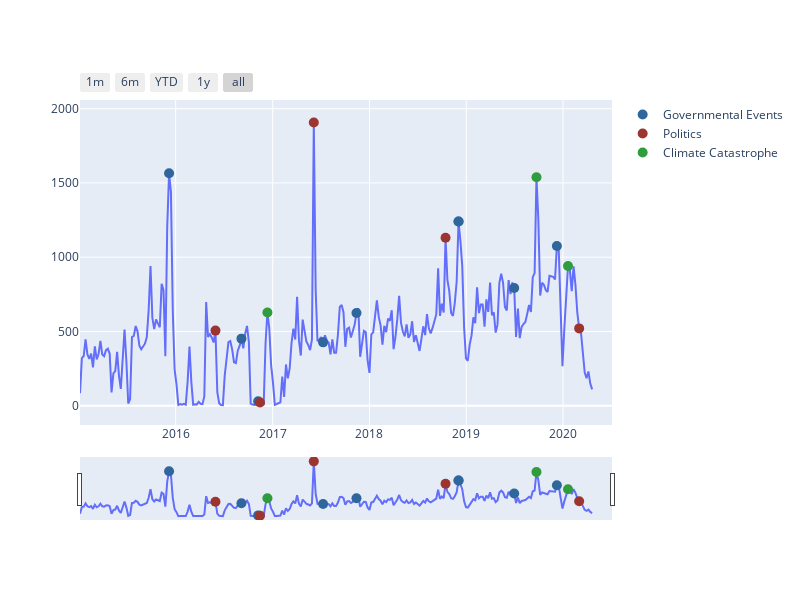

Notebook code for this chart:
### Code cell
import plotly.express as px
import plotly.graph_objects as go

fig = go.Figure()

c_cop = "#2f669c"
c_pol = "#9c342f"
c_cli = "#2f9c3d"

colors=[c_cop, c_pol, c_cli]
topics=["Governmental Events", "Politics", "Climate Catastrophe"]

fig.add_trace(go.Scatter(x=df_time.index, y=df_time.val, name="", showlegend=False))
for i in range (0,3):
    ev_s = ev.loc[ev.Type == i+1]
    fig.add_trace(go.Scatter(x=ev_s['date_ann'], y=df_time.loc[ev_s.date_ann].val, 
                             mode="markers",
                             marker=dict(
                                 size=10, color=colors[i]),
                             name=topics[i], showlegend=True,
                            hoverinfo="text",
                            text=ev_s['Name']))

fig.update_xaxes(rangeslider_visible=True)

"""
for r in ev.iterrows():
    add_annotation(fig, df_time, r[1]['date_ann'], r[1]["Name"], colors[r[1]["Type"]-1])
"""
fig.update_xaxes(
    rangeslider_visible=True,
    rangeselector=dict(
        buttons=list([
            dict(count=1, label="1m", step="month", stepmode="backward"),
            dict(count=6, label="6m", step="month", stepmode="backward"),
            dict(count=1, label="YTD", step="year", stepmode="todate"),
            dict(count=1, label="1y", step="year", stepmode="backward"),
            dict(step="all")
        ])
    )
)
fig.update_layout(width=800, height=600)
fig.show()

### Figure 1 — Plotly figure (JSON) as saved in the notebook; plotly's stock layout.template omitted (floating-point values rounded to 4 significant figures; data arrays with more than 128 entries replaced by an {"elided": "..."} marker saying what was removed)
{"data": [{"name": "", "showlegend": false, "type": "scatter", "x": {"elided": "277 str values"}, "y": {"elided": "277 int values"}}, {"hoverinfo": "text", "marker": {"color": "#2f669c", "size": 10}, "mode": "markers", "name": "Governmental Events", "showlegend": true, "text": ["COP 21", "COP 22", "COP 23", "COP 24", "COP 25", "G20 2016", "G20 2017", "G20 2018", "G20 2019"], "type": "scatter", "x": ["2015-12-07T00:00:00", "2016-11-07T00:00:00", "2017-11-13T00:00:00", "2018-12-03T00:00:00", "2019-12-09T00:00:00", "2016-09-05T00:00:00", "2017-07-10T00:00:00", "2018-12-03T00:00:00", "2019-07-01T00:00:00"], "y": [1565, 30, 625, 1240, 1076, 452, 427, 1240, 793]}, {"hoverinfo": "text", "marker": {"color": "#9c342f", "size": 10}, "mode": "markers", "name": "Politics", "showlegend": true, "text": ["Primary elections 2016", "Presidential elections 2016", "Primary elections 2020", "USA withdrawal from Paris Agreements", "Hurricanes in the USA and EU"], "type": "scatter", "x": ["2016-05-30T00:00:00", "2016-11-14T00:00:00", "2020-03-02T00:00:00", "2017-06-05T00:00:00", "2018-10-15T00:00:00"], "y": [506, 22, 521, 1907, 1131]}, {"hoverinfo": "text", "marker": {"color": "#2f9c3d", "size": 10}, "mode": "markers", "name": "Climate Catastrophe", "showlegend": true, "text": ["Australia fires", "Amazonia fires", "Hottest December Month Record"], "type": "scatter", "x": ["2020-01-20T00:00:00", "2019-09-23T00:00:00", "2016-12-12T00:00:00"], "y": [941, 1538, 628]}], "layout": {"height": 600, "width": 800, "xaxis": {"rangeselector": {"buttons": [{"count": 1, "label": "1m", "step": "month", "stepmode": "backward"}, {"count": 6, "label": "6m", "step": "month", "stepmode": "backward"}, {"count": 1, "label": "YTD", "step": "year", "stepmode": "todate"}, {"count": 1, "label": "1y", "step": "year", "stepmode": "backward"}, {"step": "all"}]}, "rangeslider": {"visible": true}}}}
